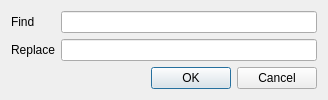
<?xml version="1.0" encoding="UTF-8"?>
<ui version="4.0">
 <class>Replacer</class>
 <widget class="QDialog" name="Replacer">
  <property name="geometry">
   <rect>
    <x>0</x>
    <y>0</y>
    <width>328</width>
    <height>91</height>
   </rect>
  </property>
  <property name="windowTitle">
   <string>Dialog</string>
  </property>
  <layout class="QVBoxLayout" name="verticalLayout">
   <item>
    <layout class="QGridLayout" name="gridLayout">
     <item row="0" column="0">
      <widget class="QLabel" name="label">
       <property name="text">
        <string>Find</string>
       </property>
      </widget>
     </item>
     <item row="0" column="1">
      <widget class="QLineEdit" name="sfind"/>
     </item>
     <item row="1" column="0">
      <widget class="QLabel" name="label_2">
       <property name="text">
        <string>Replace</string>
       </property>
      </widget>
     </item>
     <item row="1" column="1">
      <widget class="QLineEdit" name="sreplace"/>
     </item>
    </layout>
   </item>
   <item>
    <layout class="QHBoxLayout" name="horizontalLayout">
     <item>
      <spacer name="horizontalSpacer">
       <property name="orientation">
        <enum>Qt::Horizontal</enum>
       </property>
       <property name="sizeHint" stdset="0">
        <size>
         <width>40</width>
         <height>20</height>
        </size>
       </property>
      </spacer>
     </item>
     <item>
      <widget class="QPushButton" name="butok">
       <property name="text">
        <string>OK</string>
       </property>
      </widget>
     </item>
     <item>
      <widget class="QPushButton" name="butcan">
       <property name="text">
        <string>Cancel</string>
       </property>
      </widget>
     </item>
    </layout>
   </item>
  </layout>
 </widget>
 <resources/>
 <connections/>
</ui>
